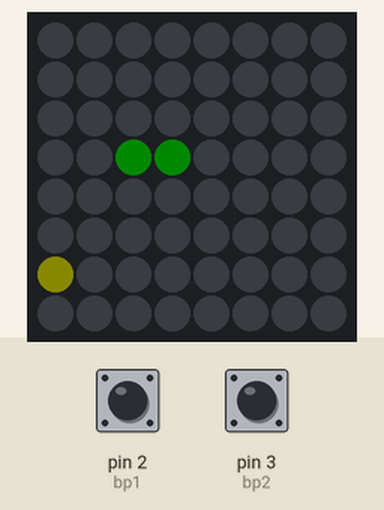
Simulated run of this sketch. Board: Arduino Uno, built with avr-gcc and run on an emulated ATmega328P. Shown: 8×8 RGB LED matrix (first LED top left, wired row by row). The test bench sets the inputs (shaded band); at power-on: pin 2 (bp1) HIGH, pin 3 (bp2) HIGH. Dim RGB values are drawn brighter than linear; random numbers use the default seed unless the sketch sets one.

Above: at 1.2 s.
1.3 s: pin 2 (bp1) pulled LOW for 0.15 s
At 1.9 s:
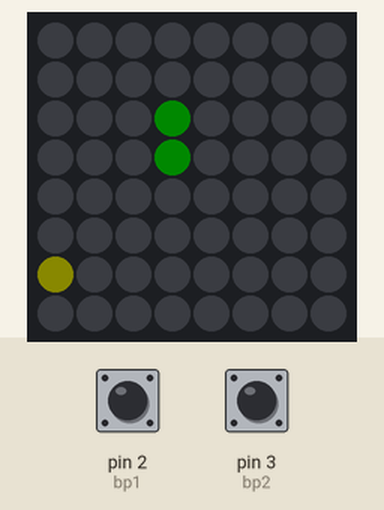
4.4 s: pin 3 (bp2) pulled LOW for 0.15 s
At 4.5 s:
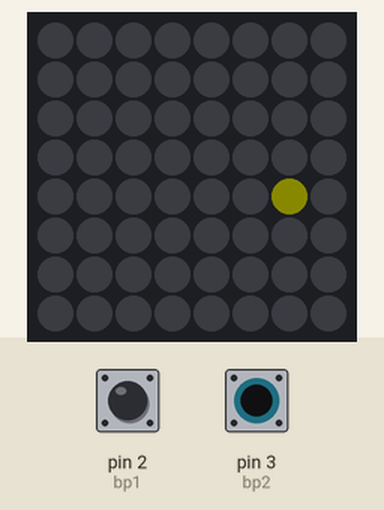
7.5 s: pin 2 (bp1) pulled LOW for 1 s
At 7.9 s:
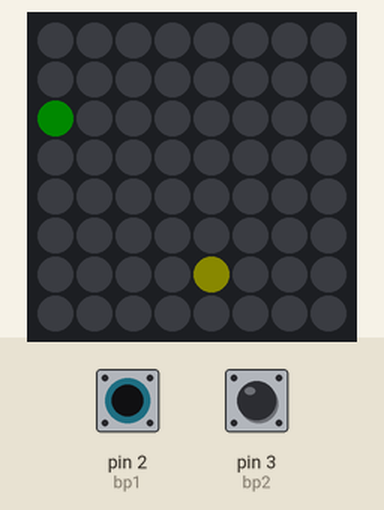
11.5 s: pin 3 (bp2) pulled LOW for 1 s
At 12.1 s:
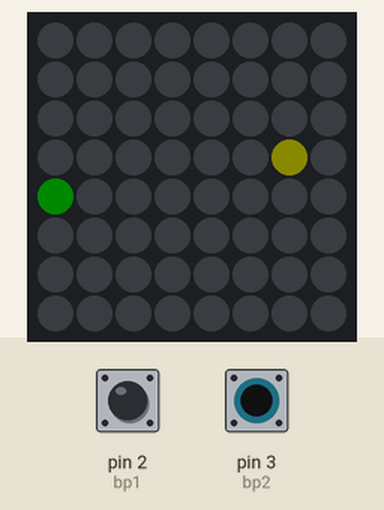
Timing chart, 0 to 14.5 s (numbered marks = the images above; inputs shaded):
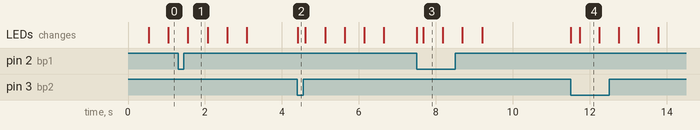

The sketch:

tp4_serpent4.ino
```cpp
#include <Adafruit_NeoPixel.h>
#include <Adafruit_GFX.h>
#include <Adafruit_NeoMatrix.h>

// variable pour le filtre anti rebonds
volatile long int temps1=0;

int donnees= 6;
volatile int tete=0;
volatile int queue=0;

volatile int x[10];
volatile int y[10];

volatile int x_obstacles[64];
volatile int y_obstacles[64];
volatile int nb_obstacles=0;
volatile int compteur=0;
int bp1=2;
int bp2=3;

volatile int direction=0; // 0=droite, 1=haut, 2=gauche, 3=bas
int fini=0; //1=perdu, 2=gagné
volatile int appuye=0;

volatile int x_fruit, y_fruit;


// MATRIX DECLARATION:
// Parameter 1 = width of NeoPixel matrix
// Parameter 2 = height of matrix
// Parameter 3 = pin number (most are valid)
// Parameter 4 = matrix layout flags, add together as needed:
//   NEO_MATRIX_TOP, NEO_MATRIX_BOTTOM, NEO_MATRIX_LEFT, NEO_MATRIX_RIGHT:
//     Position of the FIRST LED in the matrix; pick two, e.g.
//     NEO_MATRIX_TOP + NEO_MATRIX_LEFT for the top-left corner.
//   NEO_MATRIX_ROWS, NEO_MATRIX_COLUMNS: LEDs are arranged in horizontal
//     rows or in vertical columns, respectively; pick one or the other.
//   NEO_MATRIX_PROGRESSIVE, NEO_MATRIX_ZIGZAG: all rows/columns proceed
//     in the same order, or alternate lines reverse direction; pick one.
//   See example below for these values in action.
// Parameter 5 = pixel type flags, add together as needed:
//   NEO_KHZ800  800 KHz bitstream (most NeoPixel products w/WS2812 LEDs)
//   NEO_KHZ400  400 KHz (classic 'v1' (not v2) FLORA pixels, WS2811 drivers)
//   NEO_GRB     Pixels are wired for GRB bitstream (most NeoPixel products)
//   NEO_RGB     Pixels are wired for RGB bitstream (v1 FLORA pixels, not v2)

Adafruit_NeoMatrix matrix = Adafruit_NeoMatrix(8, 8, donnees,
NEO_MATRIX_TOP     + NEO_MATRIX_RIGHT +
NEO_MATRIX_COLUMNS + NEO_MATRIX_PROGRESSIVE,
NEO_GRB            + NEO_KHZ800);

const uint16_t rouge=  matrix.Color(255, 0, 0);
const uint16_t vert=  matrix.Color(0, 255, 0);
const uint16_t bleu=  matrix.Color(0, 0, 255);
const uint16_t jaune=  matrix.Color(255, 255,0);

void bp1_presse(){
  // filtre anti rebonds
  long int temps=micros();
  if (temps-temps1>10000){

    if (fini!=0){
      nouvellepartie();
    }
    if (appuye==0){
      direction=(direction+1)%4;
      appuye=1;
    }
    temps1=temps;

  }
}
void bp2_presse(){
  // filtre anti rebonds
  long int temps=micros();
  if (temps-temps1>10000){

    if (fini!=0){
      nouvellepartie();
    }
    if (appuye==0){
      direction=(direction+3)%4;
      appuye=1;
    }
    temps1=temps;

  }

}

void nouvellepartie(){
  matrix.fillScreen(0);
  matrix.show();
  tete=0;
  queue=0;
  fini=0;
  x[0]=0;
  y[0]=3;
  direction=0;
  nb_obstacles=0;
  tire_fruit();

}


void setup() {
  randomSeed(analogRead(0));
  pinMode(bp1,INPUT_PULLUP);
  pinMode(bp2,INPUT_PULLUP);
  attachInterrupt(0, bp1_presse, FALLING);
  attachInterrupt(1, bp2_presse, FALLING);

  nouvellepartie();

  matrix.begin();
  matrix.setBrightness(10);
}

void loop() {

  if (fini==0){
    // on efface la queue du serpent
    matrix.drawPixel(x[queue],y[queue],0);
    matrix.show();

    noInterrupts();
    int nouvelleTete=(tete+1)%10;
    queue=(queue+1)%10;
    // on déplace le serpent dans la direction courante
    if (direction==0){
      x[nouvelleTete]=x[tete]+1;
      y[nouvelleTete]=y[tete];
      if (x[nouvelleTete]==8) fini =1;
    }
    if (direction==1){
      y[nouvelleTete]=y[tete]-1;
      x[nouvelleTete]=x[tete];
      if (y[nouvelleTete]==-1) fini =1;
    }
    if (direction==2){
      x[nouvelleTete]=x[tete]-1;
      y[nouvelleTete]=y[tete];
      if (x[nouvelleTete]==-1) fini =1;
    }
    if (direction==3){
      y[nouvelleTete]=y[tete]+1;
      x[nouvelleTete]=x[tete];
      if (y[nouvelleTete]==8) fini =1;
    }
    tete=nouvelleTete;
    // le serpent se mord la queue ?
    if (seMordLaQueue())
      fini=1;

    // le serpent cogne un obstacle ?
    if (cogneObstacle())
      fini=1;

    appuye=0;
    interrupts();
  }
  if (fini==0){
    // on affiche la nouvelle tete du serpent
    matrix.drawPixel(x[tete],y[tete],vert);
    matrix.show();
    // on regarde si on a mangé le fruit
    if(x_fruit==x[tete] && y_fruit==y[tete]){
      //on rallonge le serpent
      queue=(queue+9)%10;
      // on regarde si on a gagne (ici on gagne si le serpent a une longueur de 5
      if ((tete-queue+10)%10==5)
        fini=2;
      else
        tire_fruit();
    }
  }
  // si on a perdu
  if (fini==1){
    matrix.fillScreen(rouge);
    matrix.show();
  }
  // si on a gagné
  if (fini==2){
    matrix.fillScreen(vert);
    matrix.show();
    delay(1000);

  }

  delay(500);
  compteur=compteur-1;

  // si le delai est écoulé pour manger le fruit
  if (compteur==0){
    // on ajoute un obstacle
    x_obstacles[nb_obstacles]=x_fruit;
    y_obstacles[nb_obstacles]=y_fruit;
    nb_obstacles++;

    matrix.drawPixel(x_fruit,y_fruit,rouge);
    matrix.show();

    tire_fruit();


  }

}
boolean fruit_possible(int x_fruit,int y_fruit){
  // on regarde si le fruit est sur le serpent
  int i=(queue+9)%10;
  do{
    i=(i+1)%10;
    if (x[i]==x_fruit && y[i]==y_fruit)
      return false;
  }
  while (i!=tete);
  return (true);
}
boolean seMordLaQueue(){
  // on regarde si la tete est sur le reste du corps
  int i=queue;
  while (i!=tete){
    if (x[i]==x[tete] && y[i]==y[tete])
      return true;
    i=(i+1)%10;

  }
  return (false);
}
boolean cogneObstacle(){
  // on regarde si la tete est sur un obstacle
  for (int i=0;i<nb_obstacles;i++){
    if (x_obstacles[i]==x[tete] && y_obstacles[i]==y[tete])
      return true;
  }
  return (false);
}

void tire_fruit(){
  // on tire le fruit au hasard
  do{
    x_fruit=random(0,7);
    y_fruit=random(0,7);
  }
  while(fruit_possible(x_fruit,y_fruit)==false);
  compteur=10;
  // et on l'affiche
  matrix.drawPixel(x_fruit,y_fruit,jaune);
  matrix.show();

}
```

Measured:
- what the display in image 1 shows lasts 0.5 s, from 1.6 s to 2.1 s
